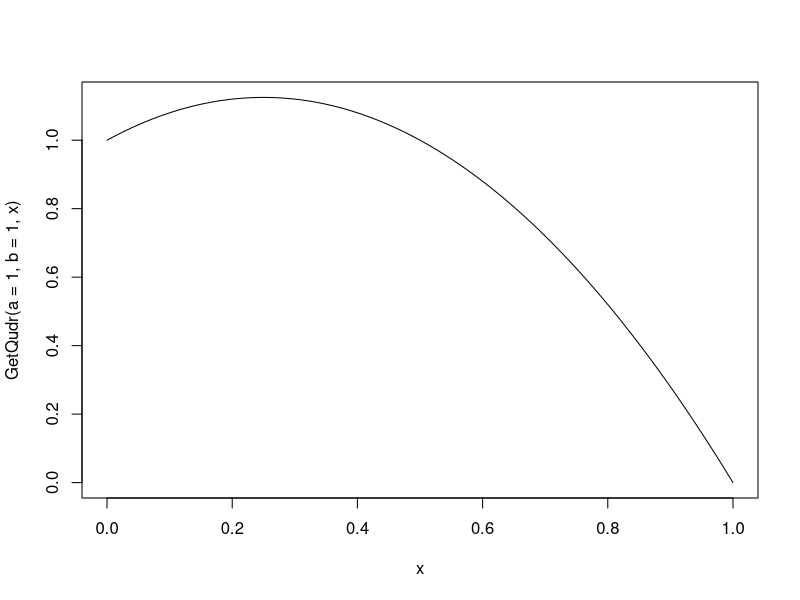
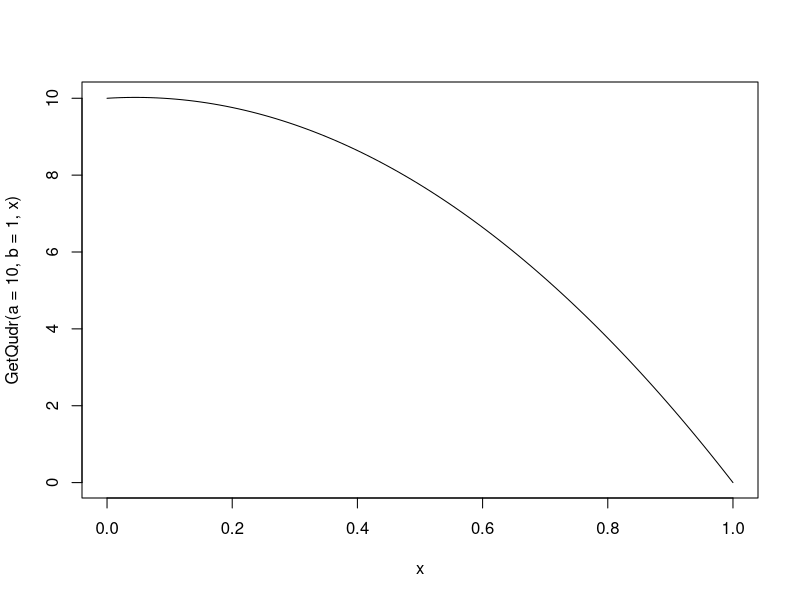

These charts were generated, in order, by the following R code: (Note: this script raises an error after producing the figures.)

GetQudr <- function(a,b, ds) a*(1-ds^2) + b*(ds-ds^2)
curve(GetQudr(a=1,b=1,x), xlim = c(0,1))
curve(GetQudr(a=10,b=1,x), xlim = c(0,1))

y.i <- ratio.i
#pdf("../PAA/fig/ratioexplore.pdf", width = 9, height = 6)
#par(cex = 1.5, cex.lab = 1.5, cex.axis = 1.5)
plot(y.i ~ ds.i, col = getr.i, log = "y", pch = 19, ylab = "ratio", xlab = "demand satisfied")
abline(h=1)
for (c in unique(getc.i)){
  select <- which(getc.i==c)
  # order by demand.i
  select2 <- select[order(ds.i[select])]
  lines((y.i[select2]) ~ ds.i[select2], col= getr.c[c])
} 
legend("bottomright", legend = regnames, col = seq(1,R), cex = 0.6, pch = -1, lty = 1)
#dev.off()

#edit from greg
#this is what i have for luup in preproc
#y.i <- logit(luup)
#y.i <- logit(luup.i)

y.i <- ratio.i
#pdf("../PAA/fig/luupexplore_gregedit2.pdf", width = 9, height = 6)
#par(cex = 1.5, cex.lab = 1.5, cex.axis = 1.5)
plot(y.i ~ demand.i, col = getr.i,  pch = 19, ylab = "logit(limiting out of demand(LoD))", xlab = "demand")
#abline(h=1)
for (c in unique(getc.i)){
  select <- which(getc.i==c)
  # order by demand.i
  select2 <- select[order(demand.i[select])]
  lines((y.i[select2]) ~ demand.i[select2], col= getr.c[c])
} 
legend("topleft", legend = regnames, col = seq(1,R), cex = 0.6, pch = -1, lty = 1)
#dev.off()

# ratio =1 when ds = 1
# could do a quadr fit with that

y.i <- ratio.i
select <- which(y.i > 1)
plot(log(y.i[select]-1) ~ demand.i[select], col = getr.i)
for (c in unique(getc.i[select])){
  select1 <- which(getc.i[select]==c)
  # order by demand.i
  select2 <- select1[order(demand.i[select][select1])]
  lines(log(y.i[select][select2]-1) ~ demand.i[select][select2], col= getr.c[c])
} 
plot(log(y.i[select]-1) ~ gett.i[select], col = getr.i)
for (c in unique(getc.i[select])){
  select1 <- which(getc.i[select]==c)
  # order by demand.i
  select2 <- select1[order(gett.i[select1])]
  lines(log(y.i[select][select2]-1) ~ gett.i[select][select2], col= getr.c[c])
} 
i <- which(y.i < 0.22 & demand.i > 0.38)
i <- which(y.i < 0.05)
name.c[getc.i[i]]

# spec for ratio
which(y.i==0)
name.c[getc.i[which(y.i==0)]]

plot(y.i ~ demand.i, col = getr.i, log = "y")
curve(predict(loess(y.i ~ demand.i),x), add= T, col = 2, lwd = 3)
for (c in unique(getc.i)){
  select <- which(getc.i==c)
  # order by demand.i
  select2 <- select[order(demand.i[select])]
  lines(y.i[select2] ~ demand.i[select2], col= getr.c[c])
} 
abline(h=1)

####same thing with ratio >1
y.i <- ratio.i
select <- which(y.i > 1)
plot(y.i[select] ~ demand.i[select], col = getr.i, log = "y")
curve(predict(loess(y.i[select] ~ demand.i[select]),x), add= T, col = 2, lwd = 3)
for (c in unique(getc.i)){
  select <- which(getc.i==c)
  # order by demand.i
  select2 <- select[order(demand.i[select])]
  lines(y.i[select2] ~ demand.i[select2], col= getr.c[c])
} 
abline(h=1)



#edit from greg
#this is what i have for luup in preproc
y.i <- logit(luup)
#y.i <- logit(luup.i)
y.i <- ratio

plot(logit(y.i) ~ demand.i, col = getr.i)
modlm <- lm(logit(y.i) ~ log(1+demand.i))
curve(modlm$coeff[1]+modlm$coeff[2]*log(1+x), add = T, col = 2, lwd = 2)

modlm <- lm(logit(y.i) ~ demand.i)
demand2.i <- demand.i^2
abline(modlm$coeff)
modlm2 <- lm(logit(y.i) ~ demand.i + demand2.i)
curve(modlm2$coeff[1]+modlm2$coeff[2]*x + modlm2$coeff[3]*x^2, add = T, col = 2, lwd = 2)
summary(modlm2)


# logit logit
plot(logit(y.i) ~ logit(demand.i), col = getr.i)
for (c in unique(getc.i)){
  select <- which(getc.i==c)
  # order by demand.i
  select2 <- select[order(demand.i[select])]
  lines(logit(y.i)[select2] ~ logit(demand.i)[select2], col= getr.c[c])
} 
plot(logit(y.i) ~ (demand.i), col = getr.i)
for (c in unique(getc.i)){
  select <- which(getc.i==c)
  # order by demand.i
  select2 <- select[order(demand.i[select])]
  lines(logit(y.i)[select2] ~ (demand.i)[select2], col= getr.c[c])
} 

c= 6
name.c[6]
getc.i== 6

modlm <- lm(logit(y.i) ~ logit(demand.i))
abline(modlm$coeff)
logitdemand2.i <- logit(demand.i)^2
modlm2 <- lm(logit(y.i) ~ logit(demand.i) + logitdemand2.i)
curve(modlm2$coeff[1]+modlm2$coeff[2]*x + modlm2$coeff[3]*x^2, add = T, col = 2, lwd = 2)
summary(modlm2)# now quadr term not sign! 
#just quadr
modlm2 <- lm(logit(y.i) ~  logitdemand2.i)
curve(modlm2$coeff[1]+ modlm2$coeff[2]*x^2, add = T, col = 3, lwd = 2)
summary(modlm2)# now quadr term not sign! 

plot(logit(y.i) ~ (demand.i), col = getr.i)
for (c in unique(getc.i)){
  select <- which(getc.i==c)
  # order by demand.i
  select2 <- select[order(demand.i[select])]
  lines(logit(y.i)[select2] ~ (demand.i)[select2], col= getr.c[c])
} 
modlm2 <- lm(logit(y.i) ~  demand2.i)
curve(modlm2$coeff[1]+ modlm2$coeff[2]*x^2, add = T, col = 3, lwd = 2)
summary(modlm2)# now quadr term not sign! 


# so let's continue with this setup
# what about just regional dummies?
modreg <- lm(logit(y.i) ~ as.factor(getr.i))
summary(modreg) # R2 of 46%
modreglm <- lm(logit(y.i) ~ logit(demand.i) + as.factor(getr.i))
summary(modreglm) # R2 of 61%, some rregions different intercept
regnames
# interaction between slopes
# only sign for reg4, LAC (with much lower slope)
modreglm <- lm(logit(y.i) ~ logit(demand.i)*as.factor(getr.i))
summary(modreglm) # R2 of 65%
regnames[4]

# let's do an lmer fit to get country spec slopes
library(arm)
lmer()
m0 <- lmer (logit(y.i) ~  logit(demand.i) + (1+logit(demand.i)| getc.i) +  (1+logit(demand.i)| getr.i))
display(m0)

# no longer used
plot(y.i ~ demand.i, col = getr.i)
modlm <- lm(y.i ~ demand.i)
abline(modlm$coeff)
demand2.i <- demand.i^2
summary(modlm)
modlm2 <- lm(y.i ~ demand.i + demand2.i)
curve(modlm2$coeff[1]+modlm2$coeff[2]*x + modlm2$coeff[3]*x^2, add = T, col = 2, lwd = 2)
summary(modlm2) # r2 of 56%
# what about just regional dummies?
modreg <- lm(y.i ~ as.factor(getr.i))
summary(modreg) # R2 of 47%

modreglm <- lm(y.i ~ as.factor(getr.i)+demand.i + demand2.i)
summary(modreglm) # R2 of 65%

regnames
name.c[getr.c==4]
name.c[getc.i[getr.i==4]]

plot(logit(y.i) ~ demand.i, col = getr.i)
for (c in unique(getc.i)){
  select <- which(getc.i==c)
  # order by demand.i
  select2 <- select[order(demand.i[select])]
  lines(logit(y.i[select2]) ~ demand.i[select2], col= getr.c[c])
} 

mean(is.element(df$Source, c("DHS", "MICS")))
select <- which(is.element(df$Source, c("DHS", "MICS")) & getr.i==4)
plot(logit(y.i[select]) ~ demand.i[select], col = getr.i[select])
for (c in unique(getc.i[select])){
  selecta <- which(getc.i[select]==c)
  # order by demand.i
  select2 <- selecta[order(demand.i[select][selecta])]
  lines(logit(y.i[select][select2]) ~ demand.i[select][select2], col= getr.c[c])
} 
plot(logit(y.i[select]) ~ logit(demand.i[select]), col = getr.i)
for (c in unique(getc.i[select])){
  selecta <- which(getc.i[select]==c)
  # order by demand.i
  select2 <- selecta[order(demand.i[select][selecta])]
  lines(logit(y.i[select][select2]) ~ logit(demand.i[select][select2]), col= getr.c[c])
} 
plot((y.i[select]) ~ demand.i[select], col = getr.i[select])
for (c in unique(getc.i[select])){
  selecta <- which(getc.i[select]==c)
  # order by demand.i
  select2 <- selecta[order(demand.i[select][selecta])]
  lines((y.i[select][select2]) ~ demand.i[select][select2], col= getr.c[c])
} 
plot(logit(y.i[select]) ~ gett.i[select], col = getr.i)
for (c in unique(getc.i[select])){
  selecta <- which(getc.i[select]==c)
  # order by demand.i
  select2 <- selecta[order(gett.i[select][selecta])]
  lines(logit(y.i[select][select2]) ~ gett.i[select][select2], col= getr.c[c])
} 


curve(InvLogit(0.5+1.5*sqrt(x)), xlim = c(0,1), col = 3)


curve(log(1+x), xlim = c(0,1), col = 3)
curve(sqrt(x)-1, add = T, col = 2)

curve(InvLogit(sqrt(x))-0.5,  col = 2)
abline(0,1)
curve(3*(InvLogit(log(1+x))-0.5), xlim = c(0,1))
abline(0,1)

curve(InvLogit(x)-0.5, add = T)

plot(y.i ~ gett.i, col = getr.i, log = "y")
for (c in unique(getc.i)){
  select <- which(getc.i==c)
  # order by demand.i
  select2 <- select[order(demand.i[select])]
  lines(y.i[select2] ~ gett.i[select2], col= getr.c[c])
} 

# check how much of an extrapolation is needed to get to 2030 (change in totaldemand)
lastobsdemand.c <- rep(NA, C)
for (c in 1:C) lastobsdemand.c[c] <- totaldemand.ct[c,max(gett.i[getc.i==c])]

plot(c(totaldemand.ct[,nyears] - lastobsdemand.c) ~ lastobsdemand.c)

i <- which(y.i < 0.22 & demand.i > 0.38)
i <- which(y.i < 0.05)
